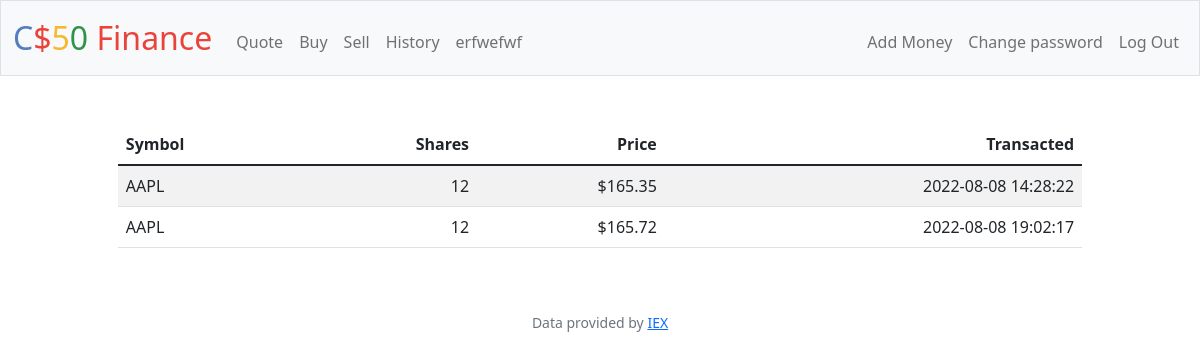
/history (signed in), run on the app's committed database.
### tables this page shows
CREATE TABLE history (id INTEGER NOT NULL, user_id_hst INTEGER NOT NULL, symbol_hst TEXT NOT NULL, name_hst TEXT, shares_hst INTEGER NOT NULL, price_hst INTEGER NOT NULL, date TEXT NOT NULL, type text, PRIMARY KEY(id), FOREIGN KEY(user_id_hst) REFERENCES users(id));

### app.py (the view)
@app.route("/history")
@login_required
def history():
    history = db.execute("SELECT * FROM history WHERE user_id_hst = ?", session["user_id"])
    return render_template("history.html", history = history)

### app.py (called while the page is built)
@app.after_request
def after_request(response):
    response.headers["Cache-Control"] = "no-cache, no-store, must-revalidate"
    response.headers["Expires"] = 0
    response.headers["Pragma"] = "no-cache"
    return response

### helpers.py (called while the page is built)
def login_required(f):
    @wraps(f)
    def decorated_function(*args, **kwargs):
        if session.get("user_id") is None:
            return redirect("/login")
        return f(*args, **kwargs)
    return decorated_function

### templates/history.html (shortened to what this page needs)
{% extends "layout.html" %}
{% block main %}
    <table class="table table-striped"  style="margin:auto; width: 82%; text-align:right">
        <thead>
            <tr>
                <th style="text-align:left">Symbol</th>
                <th>Shares</th>
                <th>Price</th>
                <th>Transacted</th>
            </tr>
        </thead>
        <tbody>
            <tr> {% for name in history %}
                <td style="text-align:left">{{ name.symbol_hst }} </td>
                <td>{{ name.type }}{{ name.shares_hst }}</td>
                <td>{{ name.price_hst }}</td>
                <td>{{ name.date }}</td>
            </tr>{% endfor %}
        </tbody>
    </table>
{% endblock %}

### data on the page
history: symbol_hst "AAPL", shares_hst "12", price_hst "$165.35", date "2022-08-08 14:28:22"
history: symbol_hst "AAPL", shares_hst "12", price_hst "$165.72", date "2022-08-08 19:02:17"

### other printed values
{{ session["user_name"] }} "erfwefwf"
